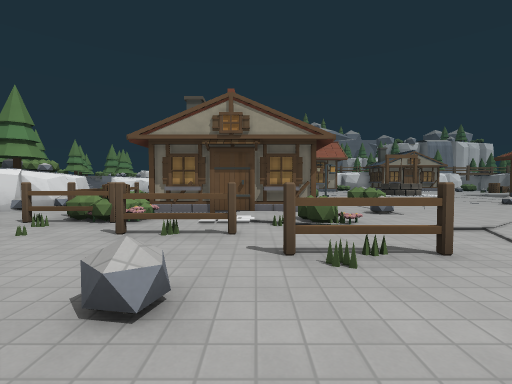
view 1 (above)

24 first-person views from a walk through a Godot game level. The camera is 1.3 m above the floor, tilts 2° down and sees 85° across. The floor is counted in squares, 2 m on a side. Each view is taken from the middle of a square. On the plan, view 1 faces up. The plan holds only what a view shows up to about 9 squares ahead; the rest is blank. The place goes on beyond the plan. Surface patterns are stand-ins for the level's own textures.

view 2
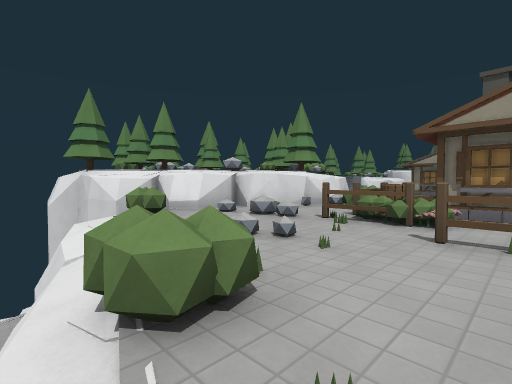

view 3
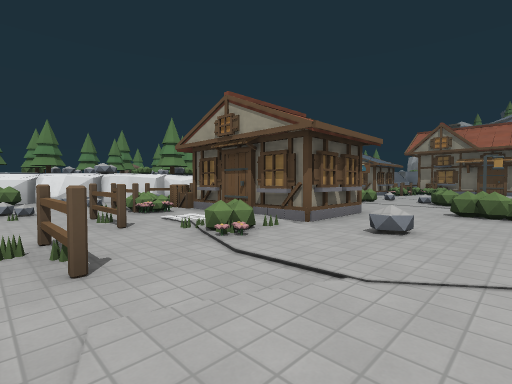

view 4
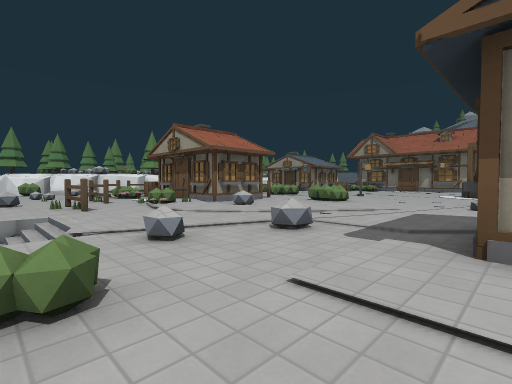

view 5
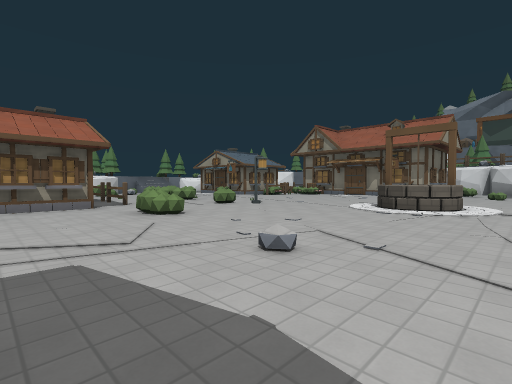

view 6
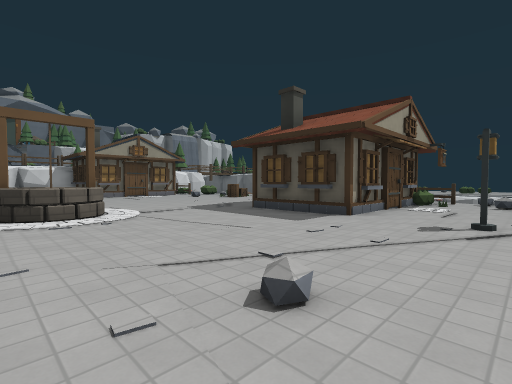

view 7
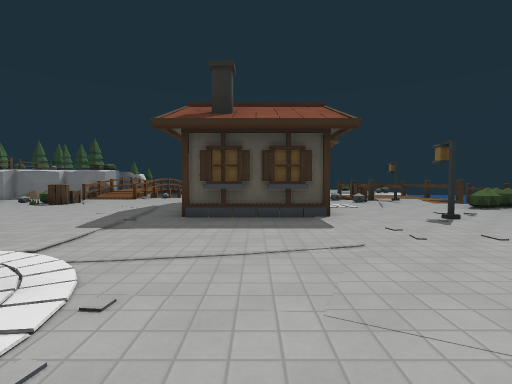

view 8
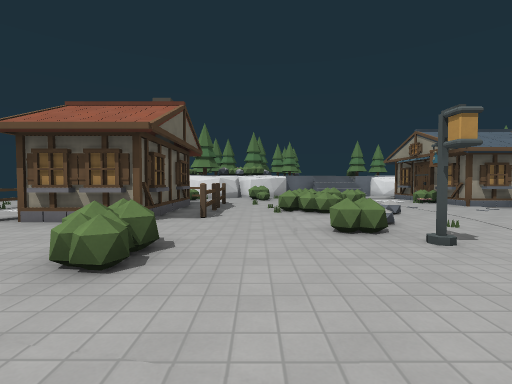

view 9
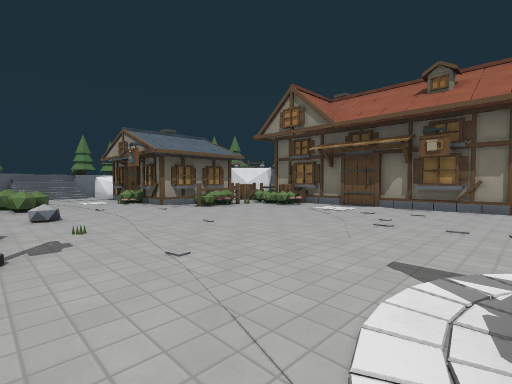

view 10
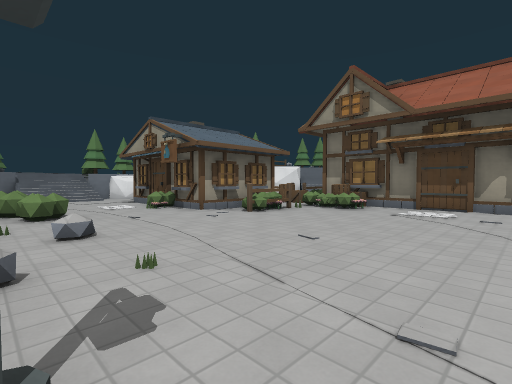

view 11
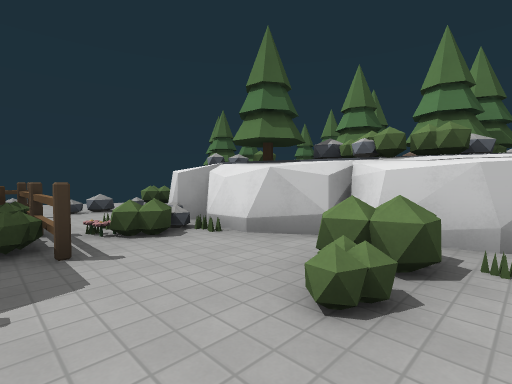

view 12
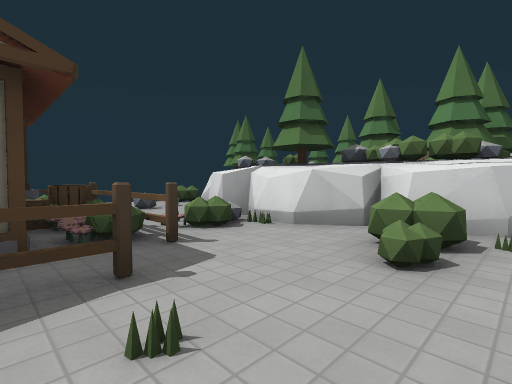

view 13
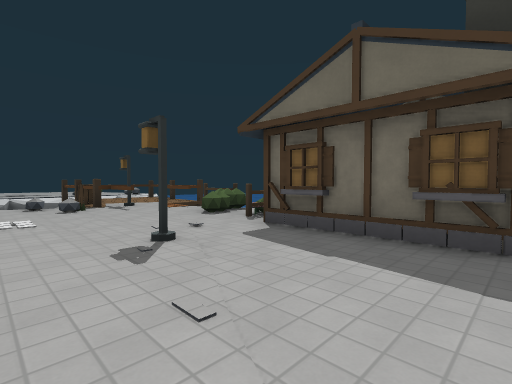

view 14
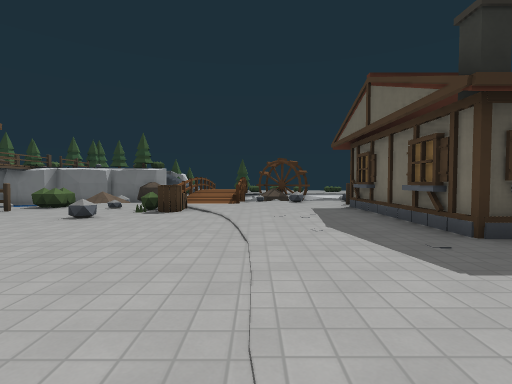

view 15
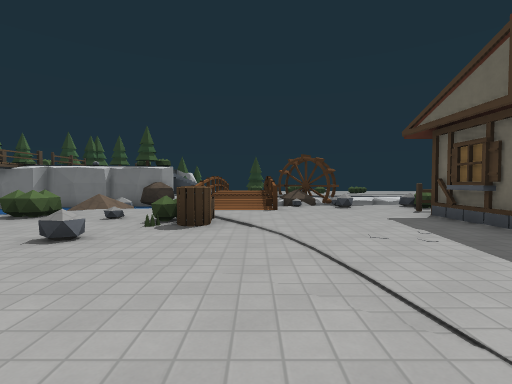

view 16
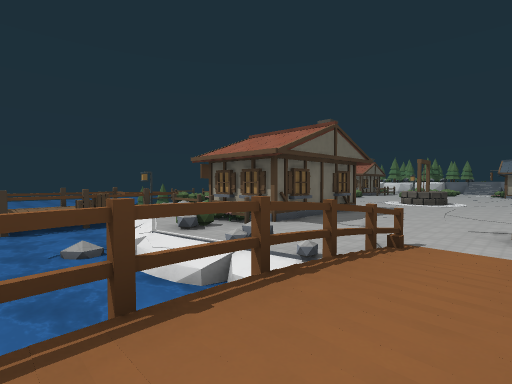

view 17
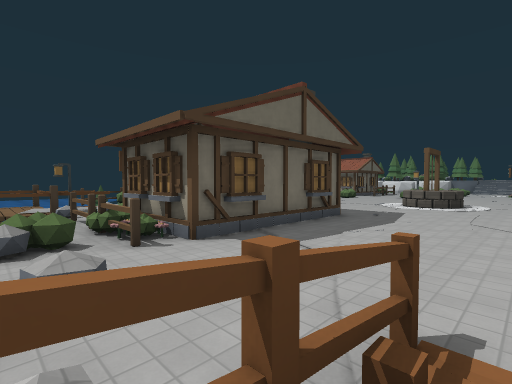

view 18
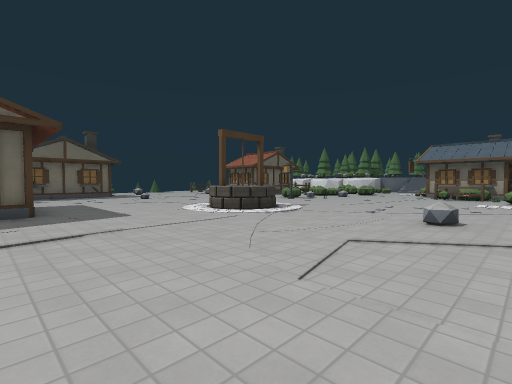

view 19
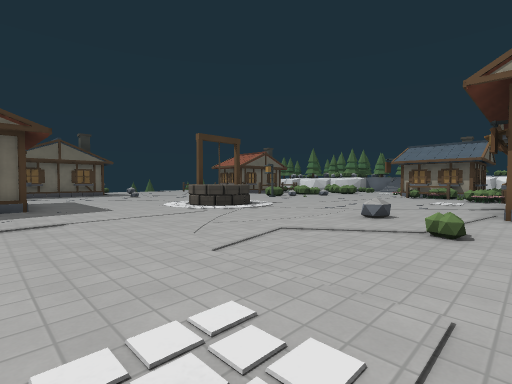

view 20
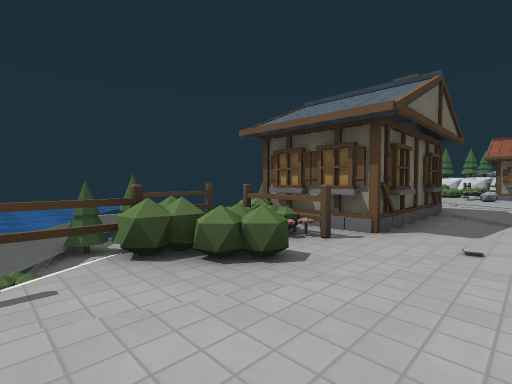

view 21
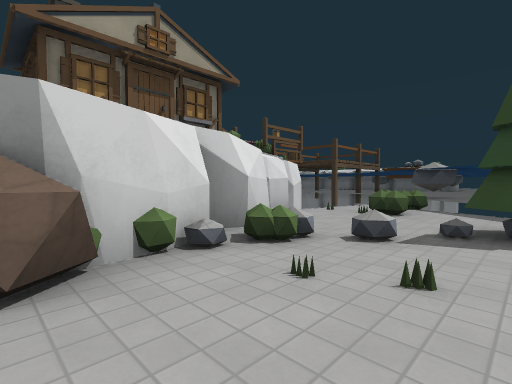

view 22
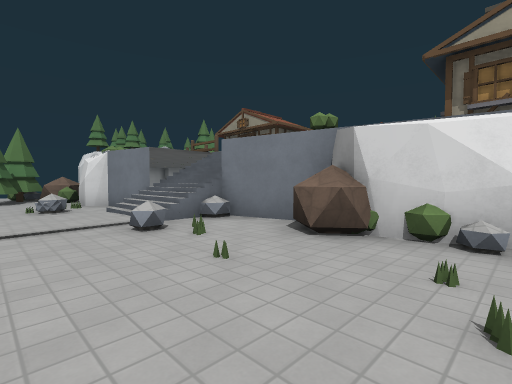

view 23
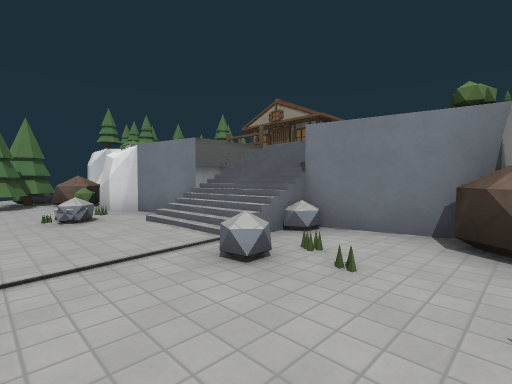

view 24
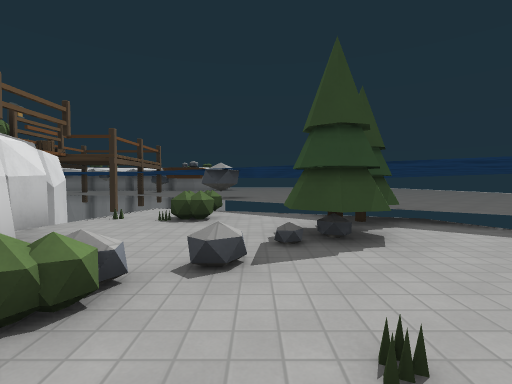

### Floor plan
Key: @ floor where view 1 was taken; # wall or solid block; x gap in a wall; . main floor; : floor 0.25 m higher than the main floor; - floor 0.25 m lower than the main floor; + floor 0.5 m higher than the main floor; * floor 0.75 m higher than the main floor; % floor 2 m higher than the main floor; _ floor 2.5 m lower than the main floor; < floor 3 m lower than the main floor; ( floor 3.25 m lower than the main floor; / step, stairs or slope; = window, fence, low wall or low ledge; ≈ water the walk keeps out of; ^ raised ledge; v drop or lower ground; F fence; H house; B barrel; L flower; C crate; A lantern; W well; T pine tree; U boulder; O other object.
Columns run from 13 left of view 1 to 21 right of it. Each row starts with its distance up from view 1.
 20             #######..........=.
 19            OOB#................
 18            ##O....../.......^.
 17            #FO.............OB.//+**
 16         ####..................//+*
 15        .. O..................../
 14        ............WWW.........=≈≈≈
 13           .^.......WWW..........≈≈≈
 12           ^. ..=A........####FF=≈≈≈
 11     %%/=....==.^.........## ###=≈≈≈
 10    ##=/x^................####FF-≈≈≈
  9 O   ####...F.F..^^..........#OF≈≈≈≈
  8 OTT  ###=.FHHHH.........A.....v≈≈≈≈
  7  TTT ###.LFH  H...............#B≈≈≈
  6   TT #=#.BCCHHH.............#A#OO#
  5      ##...O//.=......HHHHF^^###
  4    ####x=.F.F.L....:.HHHHF=FF #
  3    ##v^.........../...  OFvv ##
  2    ####.......F.///...  /##( =≈
  1        ///.^....////U/##v #
  0          ^xU/@.///=#U<==< ^^^#^^
 -1           TU<##<//=#<<<<TT =^^^
 -2          #T<<<<=<<<<<<<<TTT____
 -3            T<<<<<<<<<<<<<TT__
 -4                         <//__
 -5                          ^^^^^
 -6                           ^^^^^
 -7                             ^^^
 -8                              ^^
 -9                               ^

Where each view was taken, in squares from view 1:
view 1: 0 up, 0 right, facing up
view 2: 0 up, 1 left, facing up-left
view 3: 2 up, 4 right, facing up-left
view 4: 1 up, 8 right, facing up-left
view 5: 6 up, 9 right, facing up-left
view 6: 7 up, 6 right, facing up-right
view 7: 11 up, 6 right, facing right
view 8: 10 up, 6 right, facing left
view 9: 12 up, 6 right, facing up-left
view 10: 12 up, 4 right, facing up-left
view 11: 11 up, 3 left, facing down-left
view 12: 11 up, 2 left, facing down-left
view 13: 9 up, 8 right, facing down-right
view 14: 15 up, 8 right, facing right
view 15: 16 up, 10 right, facing right
view 16: 17 up, 21 right, facing down-left
view 17: 16 up, 18 right, facing down-left
view 18: 19 up, 12 right, facing down-left
view 19: 20 up, 12 right, facing down-left
view 20: 7 up, 15 right, facing down-left
view 21: 2 down, 7 right, facing up-right
view 22: 3 down, 9 right, facing up-left
view 23: 3 down, 7 right, facing up-left
view 24: 1 down, 8 right, facing right
